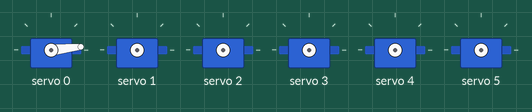
Bench run of a sketch on a simulated Arduino Uno, built with avr-gcc and run on an emulated ATmega328P. Shown: 6 × servo.

Above: at 0.1 s.
At 4.1 s:
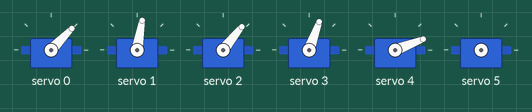
At 8.1 s:
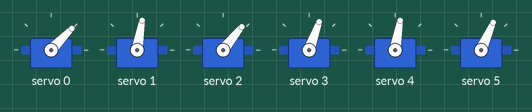
At 10.9 s:
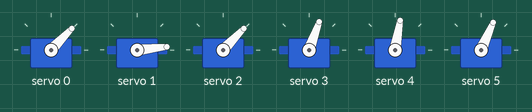
At 18.6 s:
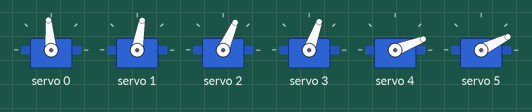
At 24.8 s:
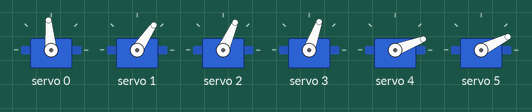
Timing chart, 0 to 26.3 s (numbered marks = the images above):
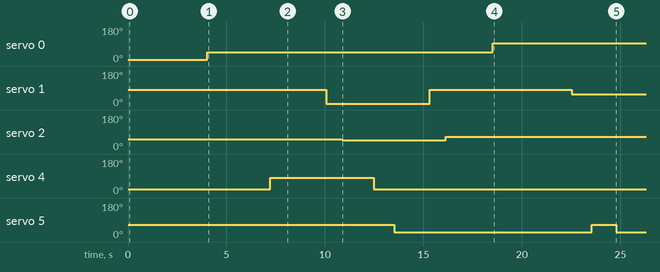

Measured:
- by itself, servo 0: 6° → 46° at 4.0 s, → 95° 14.5 s later
- by itself, servo 1: 80° → 6° at 10.1 s, → 80° 5.3 s later, → 56° 7.2 s later
- by itself, servo 2: 51° → 46° at 10.9 s, → 66° 5.3 s later
- by itself, servo 4: 21° → 80° at 7.2 s, → 21° 5.3 s later
- by itself, servo 5: 66° → 26° at 13.5 s, → 66° 10.0 s later, → 26° 1.3 s later

The sketch:

ARM_V2.ino
```cpp
#include <Wire.h>
#include <Adafruit_PWMServoDriver.h>


Adafruit_PWMServoDriver Arm = Adafruit_PWMServoDriver();

#define SERVOMIN  150 // This is the 'minimum' pulse length count (out of 4096)
#define SERVOMAX  600 // This is the 'maximum' pulse length count (out of 4096)
#define USMIN  600 // This is the rounded 'minimum' microsecond length based on the minimum pulse of 150
#define USMAX  2400 // This is the rounded 'maximum' microsecond length based on the maximum pulse of 600
#define SERVO_FREQ 50 // Analog servos run at ~50 Hz updates

#define Base 0 // CHANNEL 1 - Base
#define Shoulder 1 // CHANNEL 2 - Shoulder
#define Elbow 2 // CHANNEL 3 - Elbow
#define Wrist 3 // CHANNEL 4 - Wrist
#define Palm 4 // CHANNEL 5 - Palm
#define Clamp 5 // CHANNEL 6 - Clamp

#define Little 8 // CHANNEL 9 - Base
#define Ring 9 // CHANNEL 10 - Shoulder
#define Middle 10 // CHANNEL 11 - Elbow
#define Index 11 // CHANNEL 12 - Wrist
#define Wris 12 // CHANNEL 13 - Palm

int ShoulderB;
void setup() {
  Serial.begin(9600);
  Arm.begin();
  Arm.setOscillatorFrequency(27000000);
  Arm.setPWMFreq(SERVO_FREQ);
  delay(10);

  yield();
}

// the code inside loop() has been updated by Robojax
void loop() {
  Arm.setPWMFreq(60);  // Analog servos run at ~60 Hz updates
  ArmControl(0,75,45,65,15);
  ArmControl(40,75,45,65,75);
  ClampO(60);
  delay(250);
  ArmControl(40,0,40,65,15);
  delay(250);
  ClampC(20);
  ArmControl(40,75,60,65,15);
  ArmControl(90,75,60,65,15);
  ShoulderB = map(50, 0, 180, SERVOMIN, SERVOMAX);
  Arm.setPWM(Shoulder, 0, ShoulderB);
  delay(1000);
  ClampO(60);
  delay(250);
  ClampC(20);
  delay(60000);

//  delay(5000);
//  Bionic(0,135,0,135,0);
//  delay(2000);
//  Bionic(135,0,135,0,60);

}
void ArmControl(int baseA, int ShoulderA, int ElbowA, int WristA, int PalmA){

  baseA = map(baseA, 0, 180, SERVOMIN, SERVOMAX);
  ShoulderA = map(ShoulderA, 0, 180, SERVOMIN, SERVOMAX);
  ElbowA = map(ElbowA, 0, 180, SERVOMIN, SERVOMAX);
  WristA = map(WristA, 0, 180, SERVOMIN, SERVOMAX);
  PalmA = map(PalmA, 0, 180, SERVOMIN, SERVOMAX);


  // Serial.println(baseA);
  // Serial.println(ShoulderA);
  // Serial.println(ElbowA);
  // Serial.println(WristA);
  // Serial.println(PalmA);
  // Serial.println(ClampA);

  Arm.setPWM(Base, 0, baseA);
  delay(800);
  Arm.setPWM(Shoulder, 0, ShoulderA);
  delay(800);
  Arm.setPWM(Elbow, 0, ElbowA);
  delay(800);
  Arm.setPWM(Wrist, 0, WristA);
  delay(800);
  Arm.setPWM(Palm, 0, PalmA);
  delay(800);


}
void Bionic(int LittleA, int RingA, int MiddleA, int IndexA, int WrisA){

  LittleA = map(LittleA, 0, 180, SERVOMIN, SERVOMAX);
  RingA = map(RingA, 0, 180, SERVOMIN, SERVOMAX);
  MiddleA = map(MiddleA, 0, 180, SERVOMIN, SERVOMAX);
  IndexA = map(IndexA, 0, 180, SERVOMIN, SERVOMAX);
  WrisA = map(WrisA, 0, 180, SERVOMIN, SERVOMAX);


  // Serial.println(baseA);
  // Serial.println(ShoulderA);
  // Serial.println(ElbowA);
  // Serial.println(WristA);
  // Serial.println(PalmA);
  // Serial.println(ClampA);

  Arm.setPWM(Little, 0,LittleA);
  delay(200);
  Arm.setPWM(Ring, 0, RingA);
  delay(200);
  Arm.setPWM(Middle, 0, MiddleA);
  delay(200);
  Arm.setPWM(Index, 0, IndexA);
  delay(200);
  Arm.setPWM(Wris, 0, WrisA);
  delay(500);


}
void ClampO(int ClampA){
  ClampA = map(ClampA, 0, 180, SERVOMIN, SERVOMAX);
  Arm.setPWM(Clamp,0,ClampA);
  delay(1000);

  }
void ClampC(int ClampA){
  ClampA = map(ClampA, 0, 180, SERVOMIN, SERVOMAX);
  Arm.setPWM(Clamp,0,ClampA);
  delay(1000);

  }
// void ArmControlAdv(int baseA, int shoulderA, int elbowA, int wristA, int palmA, int clampA){

//   for (int bai = 0; baseA > bai ; bai++){
//     base.write(bai);
//   }
//   delay(20);
//   for (int shi = 0;shoulderA > shi; shi++){
//     shoulder.write(shi);
//   }
//   delay(20);
//   for (int eli = 0; elbowA > eli ; eli++){
//     elbow.write(eli);
//   }
//   delay(20);
//   for (int wri = 0; wri < wristA+1; wri++){
//     wrist.write(wri);
//   }
//   delay(20);
//   for (int pai = 0; pai < palmA+1; pai++){
//     palm.write(pai);
//   }
//   delay(20);
//   for (int cli = 0; cli < clampA+1; cli++){
//     clamp.write(cli);
//   }
//   delay(20);

// }
```
